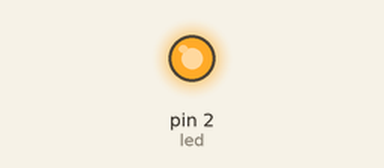
Recording of a sketch running on a simulated Arduino Uno, built with avr-gcc and run on an emulated ATmega328P. On the bench: output pins drawn as LEDs (lit = HIGH).

Above: at 2.5 s.
At 7.5 s:
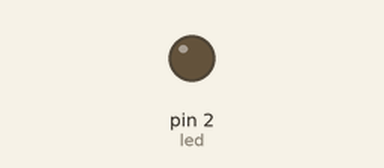
Timing chart, 0 to 13.0 s (numbered marks = the images above):
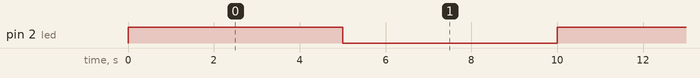

Measured:
- by itself, pin 2 (led): alternates HIGH for 5.0 s and LOW for 5.0 s

The sketch:

TransistorLedsToggle.ino
```cpp
/*
 * Feature test
 *
 * The two leds GREEN and RED should be toggled on/off using PIN 2
 */

int led = 2;

void setup() {

  pinMode(led, OUTPUT);
}


void loop() {
  digitalWrite(led, HIGH);   // turn the LED on (HIGH is the voltage level)
  delay(5000);               // wait for a second
  digitalWrite(led, LOW);    // turn the LED off by making the voltage LOW
  delay(5000);               // wait for a second
}
```
